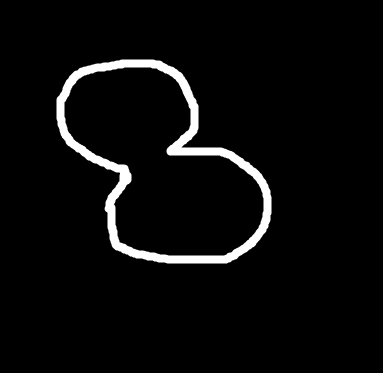
%> input picture tracking/wsTest2.tif, 383 x 373 px
$ octave watershedTest.m   (GNU Octave 9; MATLAB toolbox functions it lacks are replaced by stand-ins)
%> lines starting %> are read from the running program, lines starting %| are printed output that depends on the picture; in (x1, y1, x2, y2) boxes, pixels count from 0 and x2, y2 are one past the last pixel; in counts of white or black regions, pixels touching at a corner belong together; the program's own positions count from 1
% [12 lines of commented-out code are left out]

I=imread('wsTest2.tif');
%> I is the input picture: size 373x383 uint8; min 0, max 255, mean 10.8
I2=~logical(I);
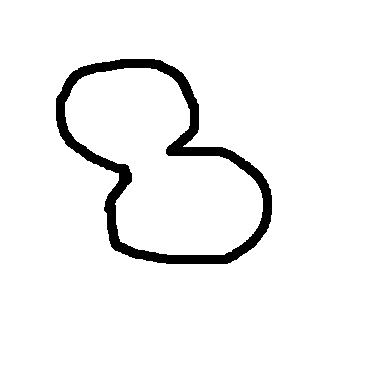
%> I2: size 373x383 logical; 95.2% white; 1 black region, box (x1, y1, x2, y2) and area: (56, 59, 272, 264) 6870
figure, imshow(I2)

%D = bwdist(~bw);
D = bwdist(~I2);
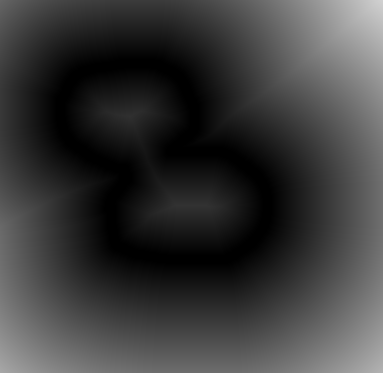
%> D: size 373x383 single; min 0, max 209.6, mean 58.3
figure, imshow(D,[],'InitialMagnification','fit')
title('Distance transform of ~bw')

D = -D;
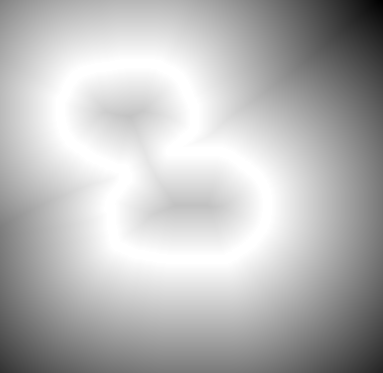
%> D: size 373x383 single; min -209.6, max 0, mean -58.3; drawn with min black and max white
%D(~bw) = -Inf;
D(~I2) = -Inf;
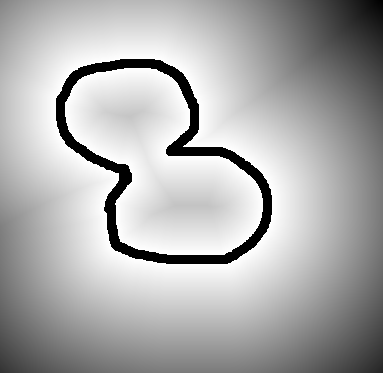
%> D: size 373x383 single; 4.81% of pixels changed, all inside (x1, y1, x2, y2) = (56, 59, 272, 264); drawn with min black, max white, NaN and infinite black

L = watershed(D);
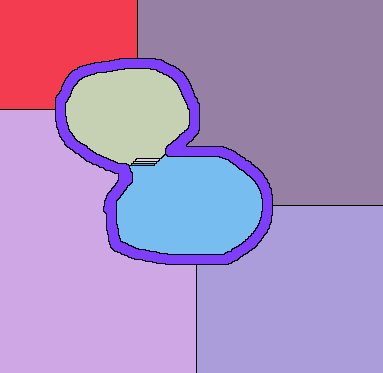
%> L: size 373x383 uint8; 11 distinct labels, from 0 to 10; one colour per label, 0 black
rgb = label2rgb(L,'jet',[.5 .5 .5]);
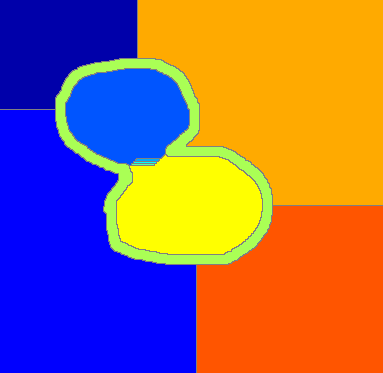
%> rgb: size 373x383x3 uint8; mean R, G, B 148.3, 102.6, 99.9
figure, imshow(rgb,'InitialMagnification','fit')
title('Watershed transform of D')
